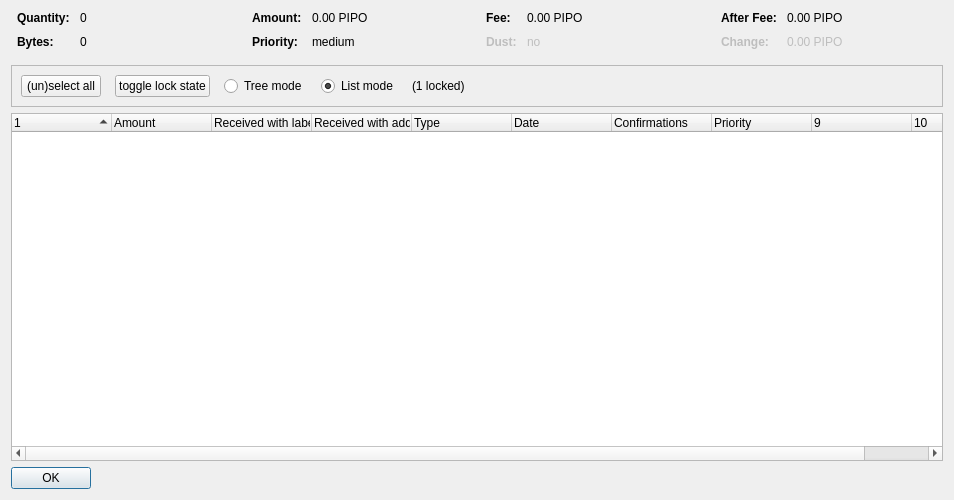
<?xml version="1.0" encoding="UTF-8"?>
<ui version="4.0">
 <class>CoinControlDialog</class>
 <widget class="QDialog" name="CoinControlDialog">
  <property name="geometry">
   <rect>
    <x>0</x>
    <y>0</y>
    <width>954</width>
    <height>500</height>
   </rect>
  </property>
  <property name="windowTitle">
   <string>Coin Selection</string>
  </property>
  <layout class="QVBoxLayout" name="verticalLayout">
   <item>
    <layout class="QHBoxLayout" name="horizontalLayoutTop" stretch="0,0,0,0">
     <property name="topMargin">
      <number>0</number>
     </property>
     <property name="bottomMargin">
      <number>10</number>
     </property>
     <item>
      <layout class="QFormLayout" name="formLayoutCoinControl1">
       <property name="horizontalSpacing">
        <number>10</number>
       </property>
       <property name="verticalSpacing">
        <number>10</number>
       </property>
       <property name="leftMargin">
        <number>6</number>
       </property>
       <property name="rightMargin">
        <number>6</number>
       </property>
       <item row="0" column="0">
        <widget class="QLabel" name="labelCoinControlQuantityText">
         <property name="font">
          <font>
           <weight>75</weight>
           <bold>true</bold>
          </font>
         </property>
         <property name="text">
          <string>Quantity:</string>
         </property>
        </widget>
       </item>
       <item row="0" column="1">
        <widget class="QLabel" name="labelCoinControlQuantity">
         <property name="cursor">
          <cursorShape>IBeamCursor</cursorShape>
         </property>
         <property name="contextMenuPolicy">
          <enum>Qt::ActionsContextMenu</enum>
         </property>
         <property name="text">
          <string notr="true">0</string>
         </property>
         <property name="textInteractionFlags">
          <set>Qt::LinksAccessibleByMouse|Qt::TextSelectableByKeyboard|Qt::TextSelectableByMouse</set>
         </property>
        </widget>
       </item>
       <item row="1" column="0">
        <widget class="QLabel" name="labelCoinControlBytesText">
         <property name="font">
          <font>
           <weight>75</weight>
           <bold>true</bold>
          </font>
         </property>
         <property name="text">
          <string>Bytes:</string>
         </property>
        </widget>
       </item>
       <item row="1" column="1">
        <widget class="QLabel" name="labelCoinControlBytes">
         <property name="cursor">
          <cursorShape>IBeamCursor</cursorShape>
         </property>
         <property name="contextMenuPolicy">
          <enum>Qt::ActionsContextMenu</enum>
         </property>
         <property name="text">
          <string notr="true">0</string>
         </property>
         <property name="textInteractionFlags">
          <set>Qt::LinksAccessibleByMouse|Qt::TextSelectableByKeyboard|Qt::TextSelectableByMouse</set>
         </property>
        </widget>
       </item>
      </layout>
     </item>
     <item>
      <layout class="QFormLayout" name="formLayoutCoinControl2">
       <property name="horizontalSpacing">
        <number>10</number>
       </property>
       <property name="verticalSpacing">
        <number>10</number>
       </property>
       <property name="leftMargin">
        <number>6</number>
       </property>
       <property name="rightMargin">
        <number>6</number>
       </property>
       <item row="0" column="0">
        <widget class="QLabel" name="labelCoinControlAmountText">
         <property name="font">
          <font>
           <weight>75</weight>
           <bold>true</bold>
          </font>
         </property>
         <property name="text">
          <string>Amount:</string>
         </property>
        </widget>
       </item>
       <item row="0" column="1">
        <widget class="QLabel" name="labelCoinControlAmount">
         <property name="cursor">
          <cursorShape>IBeamCursor</cursorShape>
         </property>
         <property name="contextMenuPolicy">
          <enum>Qt::ActionsContextMenu</enum>
         </property>
         <property name="text">
          <string notr="true">0.00 PIPO</string>
         </property>
         <property name="textInteractionFlags">
          <set>Qt::LinksAccessibleByMouse|Qt::TextSelectableByKeyboard|Qt::TextSelectableByMouse</set>
         </property>
        </widget>
       </item>
       <item row="1" column="0">
        <widget class="QLabel" name="labelCoinControlPriorityText">
         <property name="font">
          <font>
           <weight>75</weight>
           <bold>true</bold>
          </font>
         </property>
         <property name="text">
          <string>Priority:</string>
         </property>
        </widget>
       </item>
       <item row="1" column="1">
        <widget class="QLabel" name="labelCoinControlPriority">
         <property name="cursor">
          <cursorShape>IBeamCursor</cursorShape>
         </property>
         <property name="contextMenuPolicy">
          <enum>Qt::ActionsContextMenu</enum>
         </property>
         <property name="text">
          <string>medium</string>
         </property>
         <property name="textInteractionFlags">
          <set>Qt::LinksAccessibleByMouse|Qt::TextSelectableByKeyboard|Qt::TextSelectableByMouse</set>
         </property>
        </widget>
       </item>
      </layout>
     </item>
     <item>
      <layout class="QFormLayout" name="formLayoutCoinControl3">
       <property name="horizontalSpacing">
        <number>10</number>
       </property>
       <property name="verticalSpacing">
        <number>10</number>
       </property>
       <property name="leftMargin">
        <number>6</number>
       </property>
       <property name="rightMargin">
        <number>6</number>
       </property>
       <item row="0" column="0">
        <widget class="QLabel" name="labelCoinControlFeeText">
         <property name="font">
          <font>
           <weight>75</weight>
           <bold>true</bold>
          </font>
         </property>
         <property name="text">
          <string>Fee:</string>
         </property>
        </widget>
       </item>
       <item row="0" column="1">
        <widget class="QLabel" name="labelCoinControlFee">
         <property name="cursor">
          <cursorShape>IBeamCursor</cursorShape>
         </property>
         <property name="contextMenuPolicy">
          <enum>Qt::ActionsContextMenu</enum>
         </property>
         <property name="text">
          <string notr="true">0.00 PIPO</string>
         </property>
         <property name="textInteractionFlags">
          <set>Qt::LinksAccessibleByMouse|Qt::TextSelectableByKeyboard|Qt::TextSelectableByMouse</set>
         </property>
        </widget>
       </item>
       <item row="1" column="0">
        <widget class="QLabel" name="labelCoinControlLowOutputText">
         <property name="enabled">
          <bool>false</bool>
         </property>
         <property name="font">
          <font>
           <weight>75</weight>
           <bold>true</bold>
          </font>
         </property>
         <property name="text">
          <string>Dust:</string>
         </property>
        </widget>
       </item>
       <item row="1" column="1">
        <widget class="QLabel" name="labelCoinControlLowOutput">
         <property name="enabled">
          <bool>false</bool>
         </property>
         <property name="cursor">
          <cursorShape>IBeamCursor</cursorShape>
         </property>
         <property name="contextMenuPolicy">
          <enum>Qt::ActionsContextMenu</enum>
         </property>
         <property name="text">
          <string>no</string>
         </property>
         <property name="textInteractionFlags">
          <set>Qt::LinksAccessibleByMouse|Qt::TextSelectableByKeyboard|Qt::TextSelectableByMouse</set>
         </property>
        </widget>
       </item>
      </layout>
     </item>
     <item>
      <layout class="QFormLayout" name="formLayoutCoinControl4">
       <property name="horizontalSpacing">
        <number>10</number>
       </property>
       <property name="verticalSpacing">
        <number>10</number>
       </property>
       <property name="leftMargin">
        <number>6</number>
       </property>
       <property name="rightMargin">
        <number>6</number>
       </property>
       <item row="0" column="0">
        <widget class="QLabel" name="labelCoinControlAfterFeeText">
         <property name="font">
          <font>
           <weight>75</weight>
           <bold>true</bold>
          </font>
         </property>
         <property name="text">
          <string>After Fee:</string>
         </property>
        </widget>
       </item>
       <item row="0" column="1">
        <widget class="QLabel" name="labelCoinControlAfterFee">
         <property name="cursor">
          <cursorShape>IBeamCursor</cursorShape>
         </property>
         <property name="contextMenuPolicy">
          <enum>Qt::ActionsContextMenu</enum>
         </property>
         <property name="text">
          <string notr="true">0.00 PIPO</string>
         </property>
         <property name="textInteractionFlags">
          <set>Qt::LinksAccessibleByMouse|Qt::TextSelectableByKeyboard|Qt::TextSelectableByMouse</set>
         </property>
        </widget>
       </item>
       <item row="1" column="0">
        <widget class="QLabel" name="labelCoinControlChangeText">
         <property name="enabled">
          <bool>false</bool>
         </property>
         <property name="font">
          <font>
           <weight>75</weight>
           <bold>true</bold>
          </font>
         </property>
         <property name="text">
          <string>Change:</string>
         </property>
        </widget>
       </item>
       <item row="1" column="1">
        <widget class="QLabel" name="labelCoinControlChange">
         <property name="enabled">
          <bool>false</bool>
         </property>
         <property name="cursor">
          <cursorShape>IBeamCursor</cursorShape>
         </property>
         <property name="contextMenuPolicy">
          <enum>Qt::ActionsContextMenu</enum>
         </property>
         <property name="text">
          <string notr="true">0.00 PIPO</string>
         </property>
         <property name="textInteractionFlags">
          <set>Qt::LinksAccessibleByMouse|Qt::TextSelectableByKeyboard|Qt::TextSelectableByMouse</set>
         </property>
        </widget>
       </item>
      </layout>
     </item>
    </layout>
   </item>
   <item>
    <widget class="QFrame" name="frame">
     <property name="minimumSize">
      <size>
       <width>0</width>
       <height>40</height>
      </size>
     </property>
     <property name="frameShape">
      <enum>QFrame::StyledPanel</enum>
     </property>
     <property name="frameShadow">
      <enum>QFrame::Sunken</enum>
     </property>
     <layout class="QHBoxLayout" name="horizontalLayout">
      <item>
       <layout class="QHBoxLayout" name="horizontalLayoutPanel" stretch="0,0,0,0,0,0">
        <property name="spacing">
         <number>14</number>
        </property>
        <item>
         <widget class="QPushButton" name="pushButtonSelectAll">
          <property name="sizePolicy">
           <sizepolicy hsizetype="Maximum" vsizetype="Fixed">
            <horstretch>0</horstretch>
            <verstretch>0</verstretch>
           </sizepolicy>
          </property>
          <property name="text">
           <string>(un)select all</string>
          </property>
          <property name="autoDefault">
           <bool>false</bool>
          </property>
         </widget>
        </item>
        <item>
         <widget class="QPushButton" name="pushButtonToggleLock">
          <property name="sizePolicy">
           <sizepolicy hsizetype="Maximum" vsizetype="Fixed">
            <horstretch>0</horstretch>
            <verstretch>0</verstretch>
           </sizepolicy>
          </property>
          <property name="text">
           <string>toggle lock state</string>
          </property>
          <property name="autoDefault">
           <bool>false</bool>
          </property>
         </widget>
        </item>
        <item>
         <widget class="QRadioButton" name="radioTreeMode">
          <property name="sizePolicy">
           <sizepolicy hsizetype="Maximum" vsizetype="Fixed">
            <horstretch>0</horstretch>
            <verstretch>0</verstretch>
           </sizepolicy>
          </property>
          <property name="text">
           <string>Tree mode</string>
          </property>
         </widget>
        </item>
        <item>
         <widget class="QRadioButton" name="radioListMode">
          <property name="sizePolicy">
           <sizepolicy hsizetype="Maximum" vsizetype="Fixed">
            <horstretch>0</horstretch>
            <verstretch>0</verstretch>
           </sizepolicy>
          </property>
          <property name="text">
           <string>List mode</string>
          </property>
          <property name="checked">
           <bool>true</bool>
          </property>
         </widget>
        </item>
        <item>
         <widget class="QLabel" name="labelLocked">
          <property name="text">
           <string>(1 locked)</string>
          </property>
         </widget>
        </item>
        <item>
         <spacer name="horizontalSpacer">
          <property name="orientation">
           <enum>Qt::Horizontal</enum>
          </property>
          <property name="sizeHint" stdset="0">
           <size>
            <width>40</width>
            <height>20</height>
           </size>
          </property>
         </spacer>
        </item>
       </layout>
      </item>
     </layout>
    </widget>
   </item>
   <item>
    <widget class="CoinControlTreeWidget" name="treeWidget">
     <property name="contextMenuPolicy">
      <enum>Qt::CustomContextMenu</enum>
     </property>
     <property name="sortingEnabled">
      <bool>false</bool>
     </property>
     <property name="columnCount">
      <number>10</number>
     </property>
     <attribute name="headerShowSortIndicator" stdset="0">
      <bool>true</bool>
     </attribute>
     <attribute name="headerStretchLastSection">
      <bool>false</bool>
     </attribute>
     <column>
      <property name="text">
       <string/>
      </property>
     </column>
     <column>
      <property name="text">
       <string>Amount</string>
      </property>
     </column>
     <column>
      <property name="text">
       <string>Received with label</string>
      </property>
     </column>
     <column>
      <property name="text">
       <string>Received with address</string>
      </property>
     </column>
     <column>
      <property name="text">
       <string>Type</string>
      </property>
     </column>
     <column>
      <property name="text">
       <string>Date</string>
      </property>
     </column>
     <column>
      <property name="text">
       <string>Confirmations</string>
      </property>
      <property name="toolTip">
       <string>Confirmed</string>
      </property>
     </column>
     <column>
      <property name="text">
       <string>Priority</string>
      </property>
     </column>
     <column>
      <property name="text">
       <string/>
      </property>
     </column>
     <column>
      <property name="text">
       <string/>
      </property>
     </column>
    </widget>
   </item>
   <item>
    <widget class="QDialogButtonBox" name="buttonBox">
     <property name="sizePolicy">
      <sizepolicy hsizetype="Maximum" vsizetype="Fixed">
       <horstretch>0</horstretch>
       <verstretch>0</verstretch>
      </sizepolicy>
     </property>
     <property name="orientation">
      <enum>Qt::Horizontal</enum>
     </property>
     <property name="standardButtons">
      <set>QDialogButtonBox::Ok</set>
     </property>
    </widget>
   </item>
  </layout>
 </widget>
 <customwidgets>
  <customwidget>
   <class>CoinControlTreeWidget</class>
   <extends>QTreeWidget</extends>
   <header>coincontroltreewidget.h</header>
  </customwidget>
 </customwidgets>
 <resources/>
 <connections/>
</ui>
